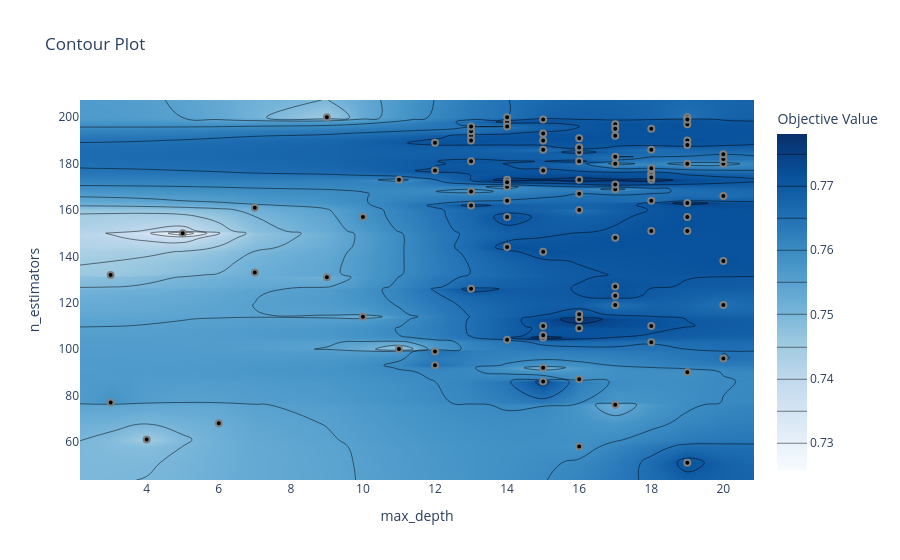

Write notebook code for a chart like this one.
### Code cell
plot_contour(study).show()

### Figure 1 — Plotly figure (JSON) as saved in the notebook; plotly's stock layout.template omitted (floating-point values rounded to 4 significant figures; data arrays with more than 128 entries replaced by an {"elided": "..."} marker saying what was removed)
{"data": [{"colorbar": {"title": {"text": "Objective Value"}}, "colorscale": [[0, "rgb(247,251,255)"], [0.125, "rgb(222,235,247)"], [0.25, "rgb(198,219,239)"], [0.375, "rgb(158,202,225)"], [0.5, "rgb(107,174,214)"], [0.625, "rgb(66,146,198)"], [0.75, "rgb(33,113,181)"], [0.875, "rgb(8,81,156)"], [1, "rgb(8,48,107)"]], "connectgaps": true, "contours": {"coloring": "heatmap"}, "hoverinfo": "none", "line": {"smoothing": 1.3}, "reversescale": false, "type": "contour", "x": [2.15, 3, 4, 5, 6, 7, 9, 10, 11, 12, 13, 14, 15, 16, 17, 18, 19, 20, 20.85], "y": [43.55, 51, 58, 61, 68, 76, 77, 86, 87, 90, 92, 93, 96, 99, 100, 103, 104, 105, 106, 109, 110, 113, 114, 115, 119, 123, 126, 127, 131, 132, 133, 138, 142, 144, 148, 150, 151, 157, 160, 161, 162, 163, 164, 166, 167, 168, 169, 170, 171, 172, 173, 174, 175, 176, 177, 178, 180, 181, 182, 183, 184, 185, 186, 187, 188, 189, 190, 191, 192, 193, 194, 195, 196, 197, 198, 199, 200, 207.4], "z": {"elided": "78x19 float values"}}, {"marker": {"color": "black", "line": {"color": "Gray", "width": 2}}, "mode": "markers", "name": "Feasible Trial", "showlegend": false, "type": "scatter", "x": [3, 19, 14, 12, 4, 13, 5, 6, 13, 20, 19, 20, 17, 17, 16, 9, 18, 9, 15, 19, 10, 15, 18, 7, 11, 19, 14, 16, 20, 18, 18, 17, 19, 13, 16, 16, 18, 15, 19, 17, 20, 13, 12, 14, 3, 16, 17, 20, 18, 14, 19, 17, 18, 16, 15, 19, 17, 12, 10, 15, 20, 13, 15, 16, 18, 17, 14, 19, 16, 18, 17, 15, 14, 16, 18, 16, 7, 13, 19, 15, 11, 15, 17, 15, 16, 20, 18, 17, 14, 19, 16, 16, 17, 14, 13, 14, 12, 13, 15, 14], "y": [77, 197, 104, 93, 61, 192, 150, 68, 126, 180, 163, 166, 197, 148, 160, 131, 176, 200, 142, 180, 114, 190, 186, 161, 173, 200, 164, 187, 138, 173, 151, 169, 190, 181, 113, 109, 110, 86, 90, 119, 96, 194, 99, 157, 132, 58, 76, 182, 175, 170, 151, 195, 195, 185, 177, 199, 123, 189, 157, 193, 184, 190, 199, 167, 178, 171, 144, 188, 181, 164, 192, 186, 198, 173, 174, 115, 133, 162, 51, 105, 100, 110, 127, 106, 87, 119, 103, 183, 196, 157, 191, 187, 180, 173, 168, 172, 177, 196, 92, 200]}, {"marker": {"color": "#cccccc", "line": {"color": "Gray", "width": 2}}, "mode": "markers", "name": "Infeasible Trial", "showlegend": false, "type": "scatter", "x": [], "y": []}], "layout": {"title": {"text": "Contour Plot"}, "xaxis": {"range": [2.15, 20.85], "title": {"text": "max_depth"}}, "yaxis": {"range": [43.55, 207.4], "title": {"text": "n_estimators"}}}}
